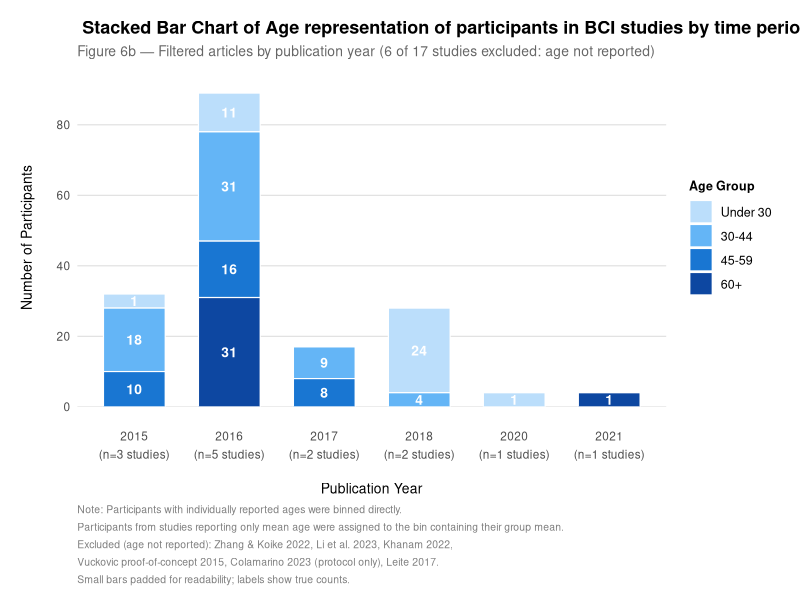
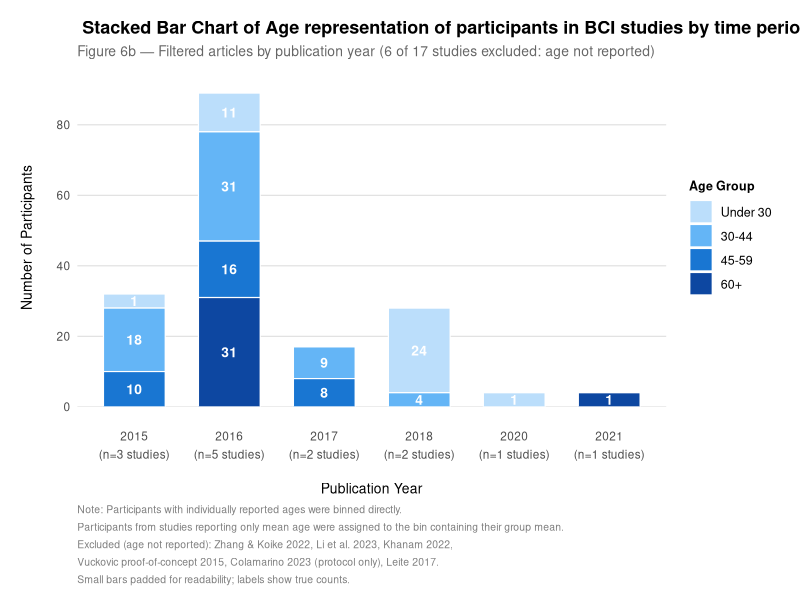

Source code (R) for these figures, in order:

# Remove note to install packages if not installed already
# install.packages(c("ggplot2", "scales"))

library(ggplot2)
library(scales)


# Loading data
# Make sure figure6b_age_bins.csv is in your working directory (in same folder as R script)


age_data <- read.csv("figure6b_age_bins.csv", stringsAsFactors = FALSE)

age_data <- age_data[age_data$count > 0, ]

age_data$age_group <- factor(age_data$age_group,
  levels = c("Under 30", "30-44", "45-59", "60+"))

n_studies_per_year <- c(
  "2015" = 3, "2016" = 5, "2017" = 2,
  "2018" = 2, "2020" = 1, "2021" = 1
)

years <- sort(unique(age_data$year))
x_labels <- paste0(years, "\n(n=", n_studies_per_year[as.character(years)], " studies)")
names(x_labels) <- years

age_data$year_label <- factor(
  x_labels[as.character(age_data$year)],
  levels = x_labels
)

age_data$display_count <- ifelse(age_data$count > 0 & age_data$count < 4, 4, age_data$count)

# Plotting

fig6b <- ggplot(age_data, aes(x = year_label, y = display_count, fill = age_group)) +

  geom_bar(stat = "identity", position = "stack",
           width = 0.65, color = "white", linewidth = 0.4) +

  geom_text(
    data     = age_data[age_data$count > 0, ],
    aes(label = count),
    position = position_stack(vjust = 0.5),
    color    = "white", size = 3.5, fontface = "bold", family = "Helvetica"
  ) +

  scale_fill_manual(
    values = c(
      "Under 30" = "#BBDEFB",   # lightest blue
      "30-44"    = "#64B5F6",   # light blue
      "45-59"    = "#1976D2",   # medium blue
      "60+"      = "#0D47A1"    # darkest blue
    ),
    name = "Age Group"
  ) +

  scale_y_continuous(
    expand = expansion(mult = c(0, 0.08)),
    breaks = pretty_breaks(n = 6)
  ) +

  labs(
    title    = " Stacked Bar Chart of Age representation of participants in BCI studies by time periods",
    subtitle = "Figure 6b — Filtered articles by publication year (6 of 17 studies excluded: age not reported)",
    x        = "Publication Year",
    y        = "Number of Participants",
    caption  = paste0(
      "Note: Participants with individually reported ages were binned directly.\n",
      "Participants from studies reporting only mean age were assigned to the bin containing their group mean.\n",
      "Excluded (age not reported): Zhang & Koike 2022, Li et al. 2023, Khanam 2022,\n",
      "Vuckovic proof-of-concept 2015, Colamarino 2023 (protocol only), Leite 2017.\n",
      "Small bars padded for readability; labels show true counts."
    )
  ) +

  theme_minimal(base_family = "Helvetica") +
  theme(
    plot.title         = element_text(size = 13, face = "bold", hjust = 0),
    plot.subtitle      = element_text(size = 10, color = "grey40", hjust = 0),
    plot.caption       = element_text(size = 7.5, color = "grey50", hjust = 0,
                                      lineheight = 1.4),
    axis.title.x       = element_text(size = 10, margin = margin(t = 15)),
    axis.title.y       = element_text(size = 10, margin = margin(r = 15)),
    axis.text          = element_text(size = 8.5),
    axis.text.x        = element_text(lineheight = 1.3, margin = margin(t = 15)),
    legend.title       = element_text(size = 9, face = "bold"),
    legend.text        = element_text(size = 9),
    legend.position    = "right",
    panel.grid.major.x = element_blank(),
    panel.grid.minor   = element_blank(),
    panel.grid.major.y = element_line(color = "grey88", linewidth = 0.4),
    plot.margin        = margin(t = 15, r = 15, b = 10, l = 15)
  )

print(fig6b)

# Save

ggsave("figure6b_age_stacked_bar.png",
       plot = fig6b, width = 11, height = 5.5, dpi = 300, bg = "white")
